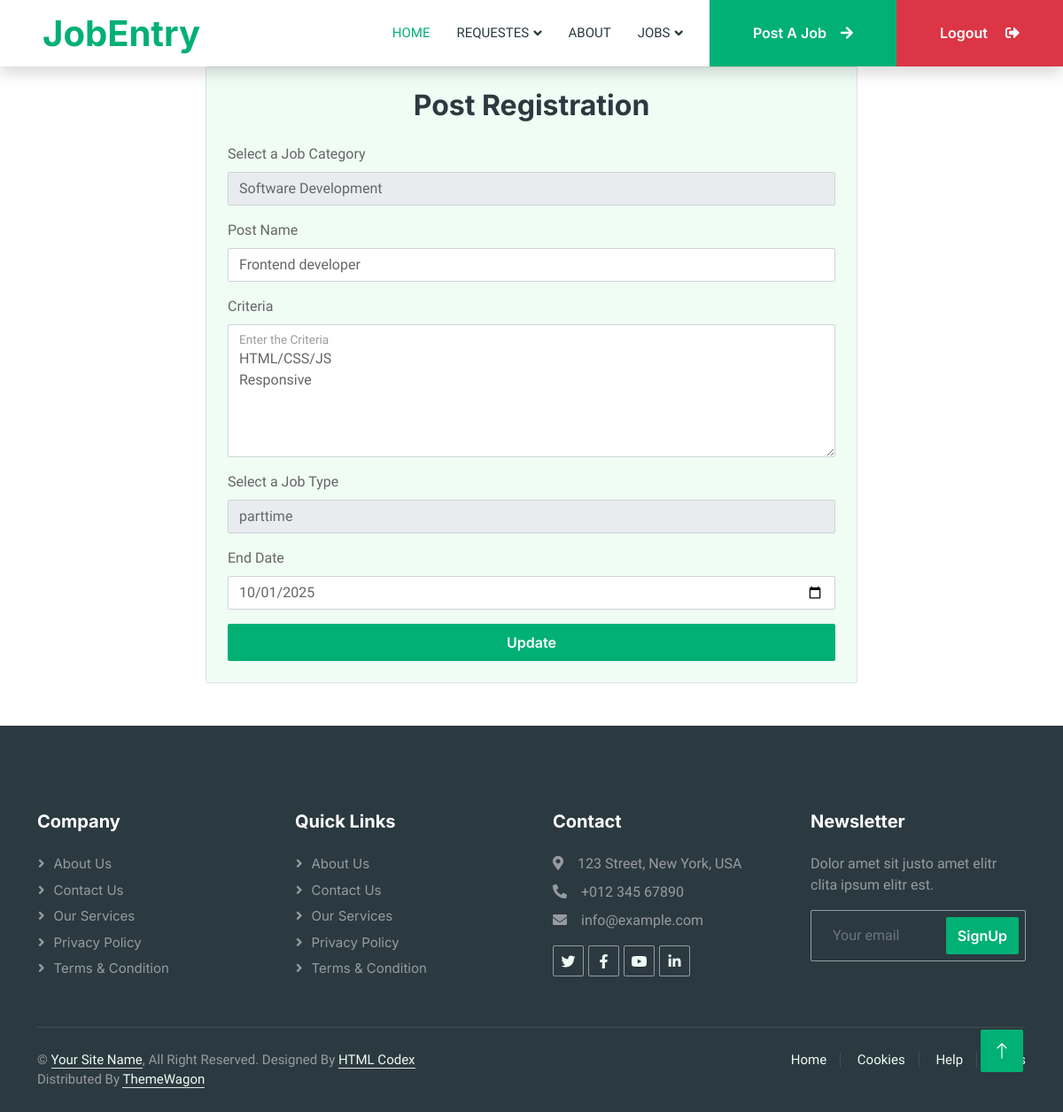
Page /Company/jobedit.php?id=29 on the committed database.
### tables this page shows
CREATE TABLE `tbl_companypost` (
  `postid` int(11) NOT NULL,
  `postname` varchar(30) NOT NULL,
  `companyid` int(11) NOT NULL,
  `postdate` date NOT NULL,
  `criteria` varchar(100) NOT NULL,
  `enddate` date NOT NULL,
  `jobtypeid` int(11) NOT NULL,
  `jobtime` varchar(50) NOT NULL,
  `jobdescription` varchar(100) NOT NULL
);

CREATE TABLE `tbl_jobtype` (
  `jobtypeid` int(11) NOT NULL,
  `jobtypename` varchar(100) NOT NULL
);

### dboperation.php (called while the page is built, shortened)
<?php
class dboperation
{
    public $con,$res;
    function __construct()
    {
        $this->con=mysqli_connect("localhost","root","","db_jobportalfinal");
    }
    public function executequery($sql)
    {
        $this->res=mysqli_query($this->con,$sql);
        return $this->res;
    }
}
?>

### Company/jobedit.php (the view, shortened to what this page needs)
<?php
 include("header.php");
include_once("../dboperation.php");
$obj = new dboperation();
    $jobid = $_GET["id"];
$sql2 = "SELECT * FROM tbl_companypost c inner join tbl_jobtype j on c.jobtypeid=j.jobtypeid where postid='$jobid'";
$result2 = $obj->executequery($sql2);
$r2=mysqli_fetch_array($result2);
?>
<div class="container">
    <div class="row justify-content-center">
        <div class="col-md-8">
            <div class="wow fadeInUp" data-wow-delay="0.5s">
                <form action="editaction.php" method="post" enctype="multipart/form-data" class="p-4 border rounded bg-light">
                    <h2 class="text-center mb-4">Post Registration</h2>
                     <div class="mb-3">
                        <label for="districtid" class="form-label">Select a Job Category</label>
                        <select class="form-control" name="jobtypeid" id="jobtypeid">
                            <option value="<?php echo $r2["jobtypeid"]; ?>"><?php echo $r2["jobtypename"]; ?></option>
                        </select>
                    </div>
                    <div class="mb-3">
                        <label for="pname" class="form-label">  Post Name</label>
                        <input type="text" class="form-control" id="pname" name="pname" value="<?php echo $r2["postname"]; ?>" placeholder="Enter Your Post Name">
                    </div>
                    <div class="mb-3">
                        <label for="criteria" class="form-label">Criteria</label>
                        <div class="form-floating">
                            <textarea class="form-control" name="criteria" id="criteria" style="height: 150px"><?php echo $r2["criteria"]; ?></textarea>
                            <label for="criteria">Enter the Criteria</label>
                        </div>
                    </div>
                     <div class="mb-3">
                        <label for="jobtype" class="form-label">Select a Job Type</label>
                        <select class="form-control" name="jobtype" id="jobtype">
                            <option value="<?php echo $r2["jobtime"]; ?>"><?php echo $r2["jobtime"]; ?></option>
                        </select>
                    </div>
                    <div class="mb-3">
                        <label for="enddate" class="form-label">End Date</label>
                        <input type="date" class="form-control" id="enddate" name="enddate" value="<?php echo $r2["enddate"]; ?>" placeholder="End Date">
                    </div>
                    <div class="d-grid">
                        <button class="btn btn-primary py-2" type="submit" name="submit">Update</button>
                    </div>
                </form>
            </div>
        </div>
    </div>
</div>
<?php include("footer.php"); ?>

### Company/css/style.css (style rules this page uses)
:root { --primary: #00B074; --secondary: #2B9BFF; --light: #EFFDF5; --dark: #2B3940; }
.btn { font-family: 'Inter', sans-serif; font-weight: 600; transition: .5s; }
.btn.btn-primary, .btn.btn-secondary { color: #FFFFFF; }

### rows in the picture
tbl_companypost: jobtypeid "Software Development", pname "Frontend developer", criteria "HTML/CSS/JS Responsive", jobtype "parttime", enddate "10/01/2025"
